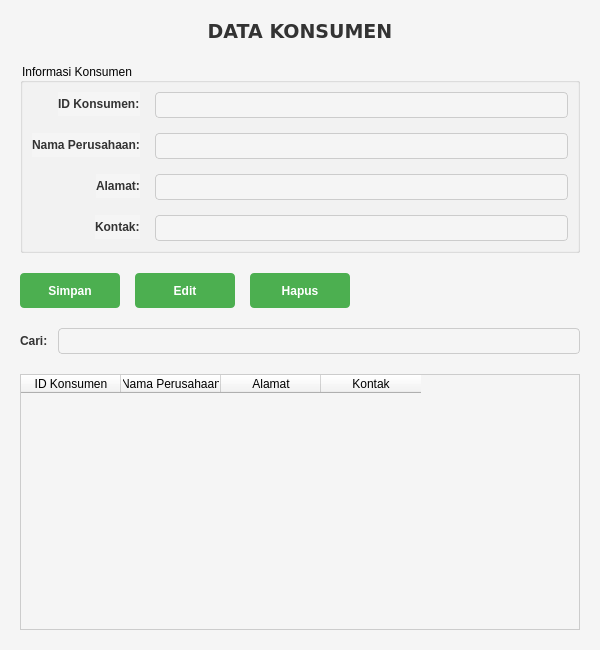
<?xml version="1.0" encoding="UTF-8"?>
<ui version="4.0">
 <class>FormKonsumen</class>
 <widget class="QWidget" name="FormKonsumen">
  <property name="geometry">
   <rect>
    <x>0</x>
    <y>0</y>
    <width>600</width>
    <height>650</height>
   </rect>
  </property>
  <property name="windowTitle">
   <string>Data Konsumen</string>
  </property>
  <property name="styleSheet">
   <string>QWidget { background-color: #f5f5f5; }
QLabel { color: #333; font-weight: bold; }
QLineEdit { border: 1px solid #ccc; border-radius: 4px; padding: 4px; }
QPushButton { background-color: #4CAF50; color: white; border: none; border-radius: 4px; padding: 8px 16px; font-weight: bold; }
QPushButton:hover { background-color: #45a049; }
QTableWidget { border: 1px solid #ccc; gridline-color: #ddd; }</string>
  </property>
  <layout class="QVBoxLayout" name="verticalLayout">
   <property name="spacing">
    <number>20</number>
   </property>
   <property name="leftMargin">
    <number>20</number>
   </property>
   <property name="topMargin">
    <number>20</number>
   </property>
   <property name="rightMargin">
    <number>20</number>
   </property>
   <property name="bottomMargin">
    <number>20</number>
   </property>
   <item>
    <widget class="QLabel" name="labelJudul">
     <property name="font">
      <font>
       <family>Verdana</family>
       <pointsize>14</pointsize>
       <bold>true</bold>
      </font>
     </property>
     <property name="text">
      <string>DATA KONSUMEN</string>
     </property>
     <property name="alignment">
      <set>Qt::AlignCenter</set>
     </property>
    </widget>
   </item>
   <item>
    <widget class="QGroupBox" name="groupBoxInput">
     <property name="title">
      <string>Informasi Konsumen</string>
     </property>
     <layout class="QFormLayout" name="formLayout">
      <property name="fieldGrowthPolicy">
       <enum>QFormLayout::ExpandingFieldsGrow</enum>
      </property>
      <property name="labelAlignment">
       <set>Qt::AlignRight|Qt::AlignVCenter</set>
      </property>
      <property name="spacing">
       <number>15</number>
      </property>
      <item row="0" column="0">
       <widget class="QLabel" name="iDKonsumenLabel">
        <property name="text">
         <string>ID Konsumen:</string>
        </property>
       </widget>
      </item>
      <item row="0" column="1">
       <widget class="QLineEdit" name="txtIdKonsumen"/>
      </item>
      <item row="1" column="0">
       <widget class="QLabel" name="namaPerusahaanLabel">
        <property name="text">
         <string>Nama Perusahaan:</string>
        </property>
       </widget>
      </item>
      <item row="1" column="1">
       <widget class="QLineEdit" name="txtNamaPerusahaan"/>
      </item>
      <item row="2" column="0">
       <widget class="QLabel" name="alamatLabel">
        <property name="text">
         <string>Alamat:</string>
        </property>
       </widget>
      </item>
      <item row="2" column="1">
       <widget class="QLineEdit" name="txtAlamat"/>
      </item>
      <item row="3" column="0">
       <widget class="QLabel" name="kontakLabel">
        <property name="text">
         <string>Kontak:</string>
        </property>
       </widget>
      </item>
      <item row="3" column="1">
       <widget class="QLineEdit" name="txtKontak"/>
      </item>
     </layout>
    </widget>
   </item>
   <item>
    <layout class="QHBoxLayout" name="horizontalLayoutButtons">
     <property name="spacing">
      <number>15</number>
     </property>
     <item>
      <widget class="QPushButton" name="btnTambahKonsumen">
       <property name="text">
        <string>Simpan</string>
       </property>
       <property name="minimumSize">
        <size>
         <width>100</width>
         <height>35</height>
        </size>
       </property>
      </widget>
     </item>
     <item>
      <widget class="QPushButton" name="btnEditKonsumen">
       <property name="text">
        <string>Edit</string>
       </property>
       <property name="minimumSize">
        <size>
         <width>100</width>
         <height>35</height>
        </size>
       </property>
      </widget>
     </item>
     <item>
      <widget class="QPushButton" name="btnHapusKonsumen">
       <property name="text">
        <string>Hapus</string>
       </property>
       <property name="minimumSize">
        <size>
         <width>100</width>
         <height>35</height>
        </size>
       </property>
      </widget>
     </item>
     <item>
      <spacer name="horizontalSpacer">
       <property name="orientation">
        <enum>Qt::Horizontal</enum>
       </property>
       <property name="sizeHint" stdset="0">
        <size>
         <width>40</width>
         <height>20</height>
        </size>
       </property>
      </spacer>
     </item>
    </layout>
   </item>
   <item>
    <layout class="QHBoxLayout" name="horizontalLayoutCari">
     <property name="spacing">
      <number>10</number>
     </property>
     <item>
      <widget class="QLabel" name="labelCari">
       <property name="text">
        <string>Cari:</string>
       </property>
      </widget>
     </item>
     <item>
      <widget class="QLineEdit" name="editCari"/>
     </item>
    </layout>
   </item>
   <item>
    <widget class="QTableWidget" name="TabelKonsumen">
     <property name="minimumSize">
      <size>
       <width>0</width>
       <height>200</height>
      </size>
     </property>
     <property name="alternatingRowColors">
      <bool>true</bool>
     </property>
     <column>
      <property name="text">
       <string>ID Konsumen</string>
      </property>
     </column>
     <column>
      <property name="text">
       <string>Nama Perusahaan</string>
      </property>
     </column>
     <column>
      <property name="text">
       <string>Alamat</string>
      </property>
     </column>
     <column>
      <property name="text">
       <string>Kontak</string>
      </property>
     </column>
    </widget>
   </item>
  </layout>
 </widget>
 <resources/>
 <connections/>
</ui>
